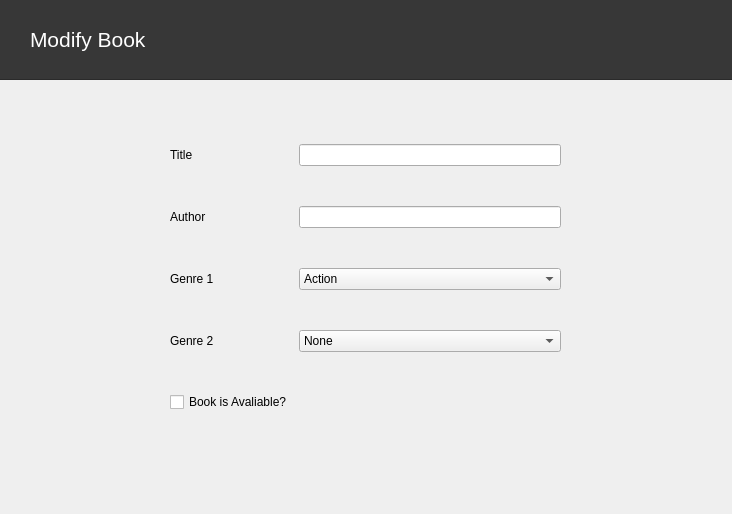
<?xml version="1.0" encoding="UTF-8"?>
<ui version="4.0">
 <class>bookdetails</class>
 <widget class="QDialog" name="bookdetails">
  <property name="geometry">
   <rect>
    <x>0</x>
    <y>0</y>
    <width>732</width>
    <height>514</height>
   </rect>
  </property>
  <property name="windowTitle">
   <string>Dialog</string>
  </property>
  <widget class="QWidget" name="gridLayoutWidget">
   <property name="geometry">
    <rect>
     <x>170</x>
     <y>110</y>
     <width>391</width>
     <height>341</height>
    </rect>
   </property>
   <layout class="QGridLayout" name="gridLayout">
    <item row="3" column="0">
     <widget class="QLabel" name="label_4">
      <property name="text">
       <string>Genre 2</string>
      </property>
     </widget>
    </item>
    <item row="0" column="1">
     <widget class="QLineEdit" name="lineEdit"/>
    </item>
    <item row="1" column="0">
     <widget class="QLabel" name="label_2">
      <property name="text">
       <string>Author</string>
      </property>
     </widget>
    </item>
    <item row="2" column="1">
     <widget class="QComboBox" name="comboBox">
      <item>
       <property name="text">
        <string>Action</string>
       </property>
      </item>
      <item>
       <property name="text">
        <string>Adventure</string>
       </property>
      </item>
      <item>
       <property name="text">
        <string>Comedy</string>
       </property>
      </item>
      <item>
       <property name="text">
        <string>Horror</string>
       </property>
      </item>
      <item>
       <property name="text">
        <string>Mystery</string>
       </property>
      </item>
      <item>
       <property name="text">
        <string>Non-fiction</string>
       </property>
      </item>
      <item>
       <property name="text">
        <string>Romance</string>
       </property>
      </item>
      <item>
       <property name="text">
        <string>Science Fiction</string>
       </property>
      </item>
     </widget>
    </item>
    <item row="3" column="1">
     <widget class="QComboBox" name="comboBox_2">
      <item>
       <property name="text">
        <string>None</string>
       </property>
      </item>
      <item>
       <property name="text">
        <string>Action</string>
       </property>
      </item>
      <item>
       <property name="text">
        <string>Adventure</string>
       </property>
      </item>
      <item>
       <property name="text">
        <string>Comedy</string>
       </property>
      </item>
      <item>
       <property name="text">
        <string>Horror</string>
       </property>
      </item>
      <item>
       <property name="text">
        <string>Mystery</string>
       </property>
      </item>
      <item>
       <property name="text">
        <string>Non-fiction</string>
       </property>
      </item>
      <item>
       <property name="text">
        <string>Romance</string>
       </property>
      </item>
      <item>
       <property name="text">
        <string>Science Fiction</string>
       </property>
      </item>
     </widget>
    </item>
    <item row="1" column="1">
     <widget class="QLineEdit" name="lineEdit_2"/>
    </item>
    <item row="2" column="0">
     <widget class="QLabel" name="label_3">
      <property name="text">
       <string>Genre 1</string>
      </property>
     </widget>
    </item>
    <item row="0" column="0">
     <widget class="QLabel" name="label">
      <property name="text">
       <string>Title</string>
      </property>
     </widget>
    </item>
    <item row="5" column="0">
     <widget class="QCheckBox" name="checkBox">
      <property name="text">
       <string>Book is Avaliable?</string>
      </property>
     </widget>
    </item>
   </layout>
  </widget>
  <widget class="QFrame" name="frame">
   <property name="geometry">
    <rect>
     <x>-10</x>
     <y>-21</y>
     <width>751</width>
     <height>101</height>
    </rect>
   </property>
   <property name="styleSheet">
    <string notr="true">background-color: #373737;</string>
   </property>
   <property name="frameShape">
    <enum>QFrame::StyledPanel</enum>
   </property>
   <property name="frameShadow">
    <enum>QFrame::Raised</enum>
   </property>
   <widget class="QLabel" name="label_5">
    <property name="geometry">
     <rect>
      <x>40</x>
      <y>40</y>
      <width>291</width>
      <height>41</height>
     </rect>
    </property>
    <property name="font">
     <font>
      <pointsize>16</pointsize>
     </font>
    </property>
    <property name="styleSheet">
     <string notr="true">color: rgb(255,255,255);</string>
    </property>
    <property name="text">
     <string>Modify Book</string>
    </property>
   </widget>
  </widget>
 </widget>
 <resources/>
 <connections/>
</ui>
